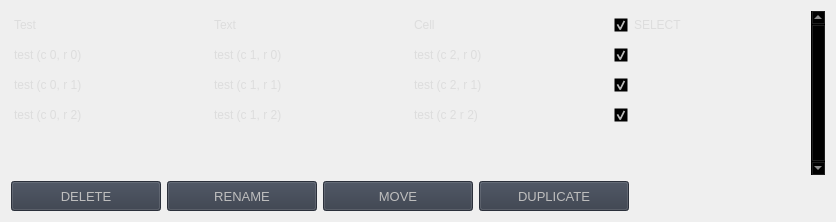
                         <widget class="QWidget" name="RESULT">
                          <attribute name="title">
                           <string>RESULT</string>
                          </attribute>
                          <layout class="QVBoxLayout" name="verticalLayout_23">
                           <item>
                            <layout class="QVBoxLayout" name="resultTabMainVL">
                             <item>
                              <widget class="QTableWidget" name="table">
                               <property name="sizePolicy">
                                <sizepolicy hsizetype="Expanding" vsizetype="Expanding">
                                 <horstretch>0</horstretch>
                                 <verstretch>0</verstretch>
                                </sizepolicy>
                               </property>
                               <property name="palette">
                                <palette>
                                 <active>
                                  <colorrole role="WindowText">
                                   <brush brushstyle="SolidPattern">
                                    <color alpha="255">
                                     <red>221</red>
                                     <green>221</green>
                                     <blue>221</blue>
                                    </color>
                                   </brush>
                                  </colorrole>
                                  <colorrole role="Button">
                                   <brush brushstyle="SolidPattern">
                                    <color alpha="0">
                                     <red>0</red>
                                     <green>0</green>
                                     <blue>0</blue>
                                    </color>
                                   </brush>
                                  </colorrole>
                                  <colorrole role="Text">
                                   <brush brushstyle="SolidPattern">
                                    <color alpha="255">
                                     <red>221</red>
                                     <green>221</green>
                                     <blue>221</blue>
                                    </color>
                                   </brush>
                                  </colorrole>
                                  <colorrole role="ButtonText">
                                   <brush brushstyle="SolidPattern">
                                    <color alpha="255">
                                     <red>221</red>
                                     <green>221</green>
                                     <blue>221</blue>
                                    </color>
                                   </brush>
                                  </colorrole>
                                  <colorrole role="Base">
                                   <brush brushstyle="NoBrush">
                                    <color alpha="255">
                                     <red>0</red>
                                     <green>0</green>
                                     <blue>0</blue>
                                    </color>
                                   </brush>
                                  </colorrole>
                                  <colorrole role="Window">
                                   <brush brushstyle="SolidPattern">
                                    <color alpha="0">
                                     <red>0</red>
                                     <green>0</green>
                                     <blue>0</blue>
                                    </color>
                                   </brush>
                                  </colorrole>
                                  <colorrole role="PlaceholderText">
                                   <brush brushstyle="NoBrush">
                                    <color alpha="128">
                                     <red>221</red>
                                     <green>221</green>
                                     <blue>221</blue>
                                    </color>
                                   </brush>
                                  </colorrole>
                                 </active>
                                 <inactive>
                                  <colorrole role="WindowText">
                                   <brush brushstyle="SolidPattern">
                                    <color alpha="255">
                                     <red>221</red>
                                     <green>221</green>
                                     <blue>221</blue>
                                    </color>
                                   </brush>
                                  </colorrole>
                                  <colorrole role="Button">
                                   <brush brushstyle="SolidPattern">
                                    <color alpha="0">
                                     <red>0</red>
                                     <green>0</green>
                                     <blue>0</blue>
                                    </color>
                                   </brush>
                                  </colorrole>
                                  <colorrole role="Text">
                                   <brush brushstyle="SolidPattern">
                                    <color alpha="255">
                                     <red>221</red>
                                     <green>221</green>
                                     <blue>221</blue>
                                    </color>
                                   </brush>
                                  </colorrole>
                                  <colorrole role="ButtonText">
                                   <brush brushstyle="SolidPattern">
                                    <color alpha="255">
                                     <red>221</red>
                                     <green>221</green>
                                     <blue>221</blue>
                                    </color>
                                   </brush>
                                  </colorrole>
                                  <colorrole role="Base">
                                   <brush brushstyle="NoBrush">
                                    <color alpha="255">
                                     <red>0</red>
                                     <green>0</green>
                                     <blue>0</blue>
                                    </color>
                                   </brush>
                                  </colorrole>
                                  <colorrole role="Window">
                                   <brush brushstyle="SolidPattern">
                                    <color alpha="0">
                                     <red>0</red>
                                     <green>0</green>
                                     <blue>0</blue>
                                    </color>
                                   </brush>
                                  </colorrole>
                                  <colorrole role="PlaceholderText">
                                   <brush brushstyle="NoBrush">
                                    <color alpha="128">
                                     <red>221</red>
                                     <green>221</green>
                                     <blue>221</blue>
                                    </color>
                                   </brush>
                                  </colorrole>
                                 </inactive>
                                 <disabled>
                                  <colorrole role="WindowText">
                                   <brush brushstyle="SolidPattern">
                                    <color alpha="255">
                                     <red>221</red>
                                     <green>221</green>
                                     <blue>221</blue>
                                    </color>
                                   </brush>
                                  </colorrole>
                                  <colorrole role="Button">
                                   <brush brushstyle="SolidPattern">
                                    <color alpha="0">
                                     <red>0</red>
                                     <green>0</green>
                                     <blue>0</blue>
                                    </color>
                                   </brush>
                                  </colorrole>
                                  <colorrole role="Text">
                                   <brush brushstyle="SolidPattern">
                                    <color alpha="255">
                                     <red>221</red>
                                     <green>221</green>
                                     <blue>221</blue>
                                    </color>
                                   </brush>
                                  </colorrole>
                                  <colorrole role="ButtonText">
                                   <brush brushstyle="SolidPattern">
                                    <color alpha="255">
                                     <red>221</red>
                                     <green>221</green>
                                     <blue>221</blue>
                                    </color>
                                   </brush>
                                  </colorrole>
                                  <colorrole role="Base">
                                   <brush brushstyle="NoBrush">
                                    <color alpha="255">
                                     <red>0</red>
                                     <green>0</green>
                                     <blue>0</blue>
                                    </color>
                                   </brush>
                                  </colorrole>
                                  <colorrole role="Window">
                                   <brush brushstyle="SolidPattern">
                                    <color alpha="0">
                                     <red>0</red>
                                     <green>0</green>
                                     <blue>0</blue>
                                    </color>
                                   </brush>
                                  </colorrole>
                                  <colorrole role="PlaceholderText">
                                   <brush brushstyle="NoBrush">
                                    <color alpha="128">
                                     <red>221</red>
                                     <green>221</green>
                                     <blue>221</blue>
                                    </color>
                                   </brush>
                                  </colorrole>
                                 </disabled>
                                </palette>
                               </property>
                               <property name="styleSheet">
                                <string notr="true"/>
                               </property>
                               <property name="frameShape">
                                <enum>QFrame::NoFrame</enum>
                               </property>
                               <property name="verticalScrollBarPolicy">
                                <enum>Qt::ScrollBarAlwaysOn</enum>
                               </property>
                               <property name="sizeAdjustPolicy">
                                <enum>QAbstractScrollArea::AdjustToContents</enum>
                               </property>
                               <property name="editTriggers">
                                <set>QAbstractItemView::NoEditTriggers</set>
                               </property>
                               <property name="selectionMode">
                                <enum>QAbstractItemView::NoSelection</enum>
                               </property>
                               <property name="selectionBehavior">
                                <enum>QAbstractItemView::SelectRows</enum>
                               </property>
                               <property name="showGrid">
                                <bool>true</bool>
                               </property>
                               <property name="gridStyle">
                                <enum>Qt::SolidLine</enum>
                               </property>
                               <property name="sortingEnabled">
                                <bool>true</bool>
                               </property>
                               <attribute name="horizontalHeaderVisible">
                                <bool>false</bool>
                               </attribute>
                               <attribute name="horizontalHeaderCascadingSectionResizes">
                                <bool>true</bool>
                               </attribute>
                               <attribute name="horizontalHeaderDefaultSectionSize">
                                <number>200</number>
                               </attribute>
                               <attribute name="horizontalHeaderStretchLastSection">
                                <bool>true</bool>
                               </attribute>
                               <attribute name="verticalHeaderVisible">
                                <bool>false</bool>
                               </attribute>
                               <attribute name="verticalHeaderCascadingSectionResizes">
                                <bool>false</bool>
                               </attribute>
                               <attribute name="verticalHeaderHighlightSections">
                                <bool>false</bool>
                               </attribute>
                               <attribute name="verticalHeaderStretchLastSection">
                                <bool>true</bool>
                               </attribute>
                               <row>
                                <property name="text">
                                 <string>New Row</string>
                                </property>
                                <property name="font">
                                 <font>
                                  <family>Segoe UI</family>
                                 </font>
                                </property>
                               </row>
                               <row>
                                <property name="text">
                                 <string>New Row</string>
                                </property>
                               </row>
                               <row>
                                <property name="text">
                                 <string>New Row</string>
                                </property>
                               </row>
                               <row>
                                <property name="text">
                                 <string>New Row</string>
                                </property>
                               </row>
                               <row>
                                <property name="text">
                                 <string>New Row</string>
                                </property>
                               </row>
                               <column>
                                <property name="text">
                                 <string>0</string>
                                </property>
                               </column>
                               <column>
                                <property name="text">
                                 <string>1</string>
                                </property>
                               </column>
                               <column>
                                <property name="text">
                                 <string>2</string>
                                </property>
                               </column>
                               <column>
                                <property name="text">
                                 <string>3</string>
                                </property>
                               </column>
                               <item row="0" column="0">
                                <property name="text">
                                 <string>Test</string>
                                </property>
                               </item>
                               <item row="0" column="1">
                                <property name="text">
                                 <string>Text</string>
                                </property>
                               </item>
                               <item row="0" column="2">
                                <property name="text">
                                 <string>Cell</string>
                                </property>
                               </item>
                               <item row="0" column="3">
                                <property name="text">
                                 <string>SELECT</string>
                                </property>
                                <property name="checkState">
                                 <enum>Checked</enum>
                                </property>
                               </item>
                               <item row="1" column="0">
                                <property name="text">
                                 <string>test (c 0, r 0)</string>
                                </property>
                               </item>
                               <item row="1" column="1">
                                <property name="text">
                                 <string>test (c 1, r 0)</string>
                                </property>
                               </item>
                               <item row="1" column="2">
                                <property name="text">
                                 <string>test (c 2, r 0)</string>
                                </property>
                               </item>
                               <item row="1" column="3">
                                <property name="text">
                                 <string/>
                                </property>
                                <property name="checkState">
                                 <enum>Checked</enum>
                                </property>
                               </item>
                               <item row="2" column="0">
                                <property name="text">
                                 <string>test (c 0, r 1)</string>
                                </property>
                               </item>
                               <item row="2" column="1">
                                <property name="text">
                                 <string>test (c 1, r 1)</string>
                                </property>
                               </item>
                               <item row="2" column="2">
                                <property name="text">
                                 <string>test (c 2, r 1)</string>
                                </property>
                               </item>
                               <item row="2" column="3">
                                <property name="text">
                                 <string/>
                                </property>
                                <property name="checkState">
                                 <enum>Checked</enum>
                                </property>
                               </item>
                               <item row="3" column="0">
                                <property name="text">
                                 <string>test (c 0, r 2)</string>
                                </property>
                               </item>
                               <item row="3" column="1">
                                <property name="text">
                                 <string>test (c 1, r 2)</string>
                                </property>
                               </item>
                               <item row="3" column="2">
                                <property name="text">
                                 <string>test (c 2 r 2)</string>
                                </property>
                               </item>
                               <item row="3" column="3">
                                <property name="text">
                                 <string/>
                                </property>
                                <property name="checkState">
                                 <enum>Checked</enum>
                                </property>
                               </item>
                              </widget>
                             </item>
                             <item>
                              <layout class="QHBoxLayout" name="bottomHL">
                               <property name="topMargin">
                                <number>0</number>
                               </property>
                               <item>
                                <widget class="QPushButton" name="deleteOptionBtn">
                                 <property name="enabled">
                                  <bool>false</bool>
                                 </property>
                                 <property name="minimumSize">
                                  <size>
                                   <width>150</width>
                                   <height>30</height>
                                  </size>
                                 </property>
                                 <property name="font">
                                  <font>
                                   <family>Segoe UI</family>
                                   <pointsize>10</pointsize>
                                   <weight>50</weight>
                                   <italic>false</italic>
                                   <bold>false</bold>
                                  </font>
                                 </property>
                                 <property name="cursor">
                                  <cursorShape>PointingHandCursor</cursorShape>
                                 </property>
                                 <property name="styleSheet">
                                  <string notr="true">background-color: rgb(52, 59, 72);</string>
                                 </property>
                                 <property name="text">
                                  <string>DELETE</string>
                                 </property>
                                </widget>
                               </item>
                               <item>
                                <widget class="QPushButton" name="renameOptionBtn">
                                 <property name="enabled">
                                  <bool>false</bool>
                                 </property>
                                 <property name="minimumSize">
                                  <size>
                                   <width>150</width>
                                   <height>30</height>
                                  </size>
                                 </property>
                                 <property name="font">
                                  <font>
                                   <family>Segoe UI</family>
                                   <pointsize>10</pointsize>
                                   <weight>50</weight>
                                   <italic>false</italic>
                                   <bold>false</bold>
                                  </font>
                                 </property>
                                 <property name="cursor">
                                  <cursorShape>PointingHandCursor</cursorShape>
                                 </property>
                                 <property name="styleSheet">
                                  <string notr="true">background-color: rgb(52, 59, 72);</string>
                                 </property>
                                 <property name="text">
                                  <string>RENAME</string>
                                 </property>
                                </widget>
                               </item>
                               <item>
                                <widget class="QPushButton" name="moveOptionBtn">
                                 <property name="enabled">
                                  <bool>false</bool>
                                 </property>
                                 <property name="minimumSize">
                                  <size>
                                   <width>150</width>
                                   <height>30</height>
                                  </size>
                                 </property>
                                 <property name="font">
                                  <font>
                                   <family>Segoe UI</family>
                                   <pointsize>10</pointsize>
                                   <weight>50</weight>
                                   <italic>false</italic>
                                   <bold>false</bold>
                                  </font>
                                 </property>
                                 <property name="cursor">
                                  <cursorShape>PointingHandCursor</cursorShape>
                                 </property>
                                 <property name="styleSheet">
                                  <string notr="true">background-color: rgb(52, 59, 72);</string>
                                 </property>
                                 <property name="text">
                                  <string>MOVE</string>
                                 </property>
                                </widget>
                               </item>
                               <item>
                                <widget class="QPushButton" name="duplicateOptionBtn">
                                 <property name="enabled">
                                  <bool>false</bool>
                                 </property>
                                 <property name="minimumSize">
                                  <size>
                                   <width>150</width>
                                   <height>30</height>
                                  </size>
                                 </property>
                                 <property name="font">
                                  <font>
                                   <family>Segoe UI</family>
                                   <pointsize>10</pointsize>
                                   <weight>50</weight>
                                   <italic>false</italic>
                                   <bold>false</bold>
                                  </font>
                                 </property>
                                 <property name="cursor">
                                  <cursorShape>PointingHandCursor</cursorShape>
                                 </property>
                                 <property name="styleSheet">
                                  <string notr="true">background-color: rgb(52, 59, 72);</string>
                                 </property>
                                 <property name="text">
                                  <string>DUPLICATE</string>
                                 </property>
                                </widget>
                               </item>
                               <item>
                                <spacer name="resultBottomLHSpacer">
                                 <property name="orientation">
                                  <enum>Qt::Horizontal</enum>
                                 </property>
                                 <property name="sizeHint" stdset="0">
                                  <size>
                                   <width>40</width>
                                   <height>20</height>
                                  </size>
                                 </property>
                                </spacer>
                               </item>
                              </layout>
                             </item>
                            </layout>
                           </item>
                          </layout>
                         </widget>
